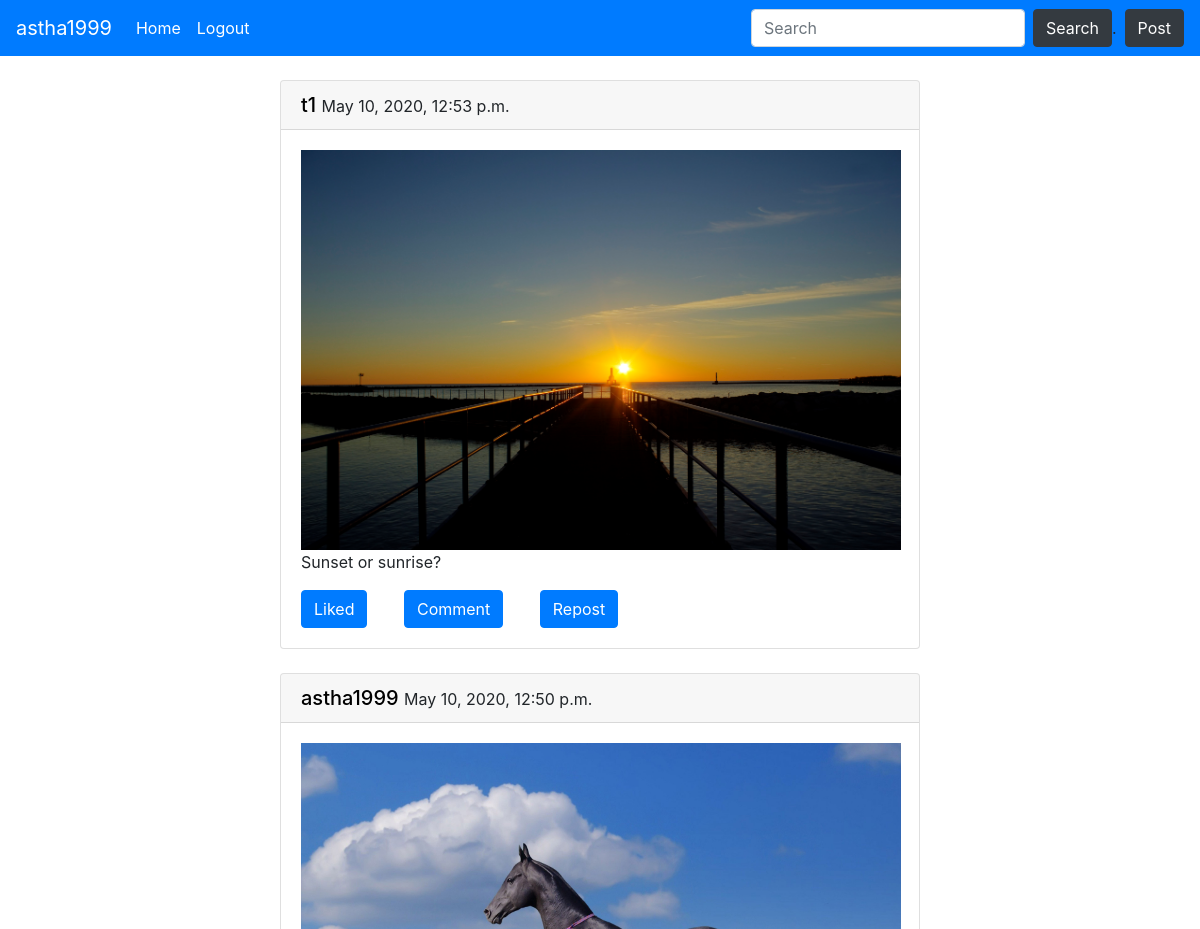
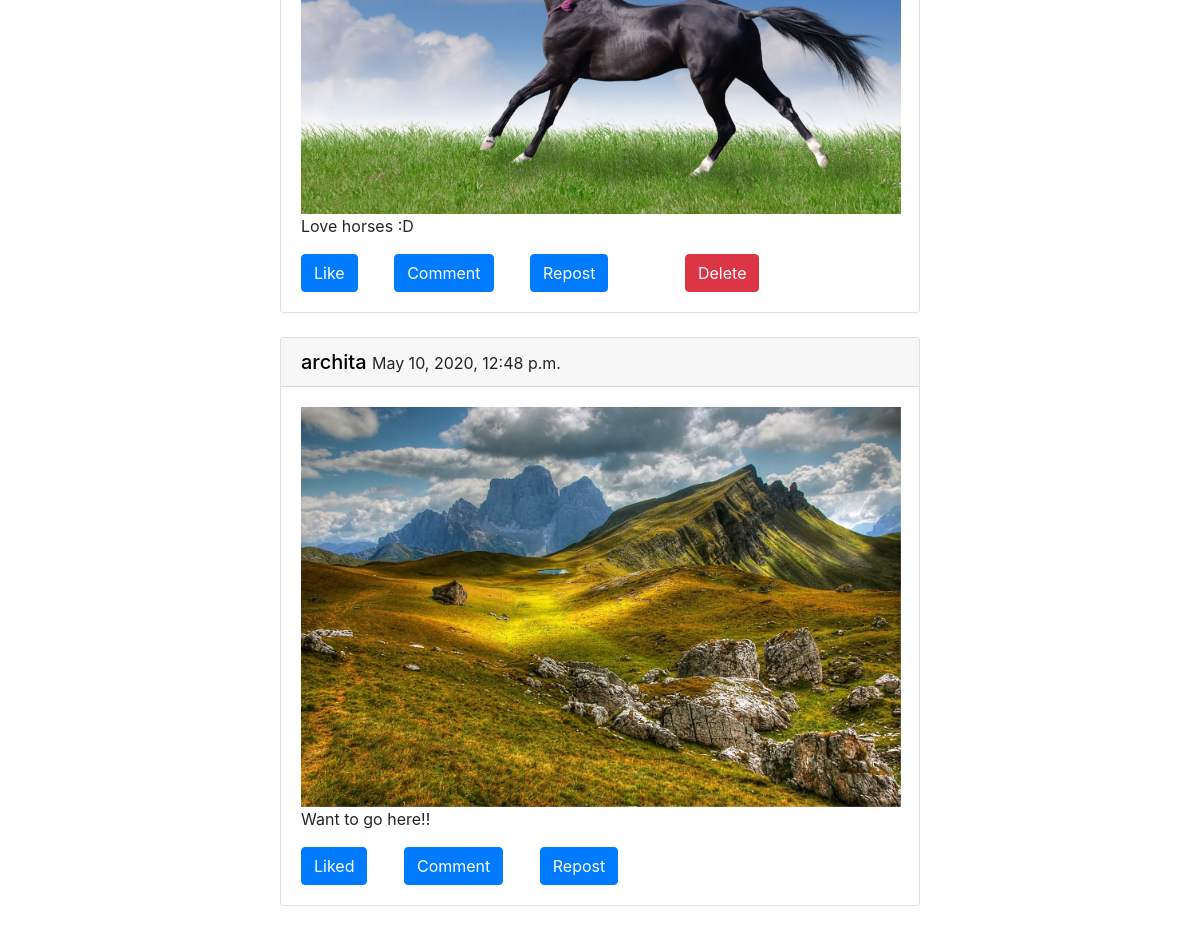
/feed/ (signed in), run on the app's committed database (2 pictures, top to bottom).
### userfeed/models.py (models this page shows, shortened)
class Post(models.Model):
    user=models.ForeignKey(User,on_delete=models.CASCADE)       #user who posts th Post
    caption= models.CharField(max_length=200)
    image = models.ImageField(upload_to="Posts")
    date=models.DateTimeField(auto_now_add=True)

### userfeed/views.py (the view)
# urls.py: path('',views.userHome,name="userhome"),
def userHome(request):
    posts = Post.objects.all().order_by('-pk')
    likedPost = []
    for post in posts:
        isLiked=Like.objects.filter(post=post,user=request.user)
        if isLiked:
            likedPost.append(post)
    data = {
        'posts':posts,
        'likedPost':likedPost
    }
    return render(request,'userfeed/userfeed.html',data)

### templates/userfeed/userfeed.html (shortened to what this page needs)
{% extends 'base.html' %}
{% block nav_btnl %}.
<button type="button" class="btn btn-dark my-2 my-sm-0 ml-2" data-toggle="modal" data-target=".bd-post-modal-lg">Post</button>
{% endblock nav_btnl %}
{% block body %}
{% for post in posts %}
<div class="container my-4" id="post-box">
    <div class="card">
        <h5 class="card-header"><a href="{% url 'userprofile' post.user %}" style="color:black;"> {{post.user}} </a><small>{{post.date}}</small></h5>
        <div class="card-body">
            <img src = "{{post.image.url}}" alt="image" id="post_image">
            <p class="card-text">{{post.caption}}</p>
            <button class="btn btn-primary mr-4 like" id="{{post.id}}">
            {% if post in likedPost %}
                <a href="{% url 'likepost' %}" style="color:white;" id="likeText ">Liked</a></button>
            {% else %}
                 <a href="{% url 'likepost' %}" style="color:white;" id="likeText">Like</a></button>
            {% endif %}
            <button class="btn btn-primary mx-2" type="submit">Comment</button>
            <button class="btn btn-primary mx-4" type="submit">Repost</button>
            {% if request.user == post.user %}
                <a class="btn btn-danger ml-5" href="{% url 'delPost' post.id %}">Delete</a>
            {% endif %}
        </div>
    </div>
</div>
{% endfor %}
{% endblock body %}

### templates/base.html (shortened to what this page needs)
<html>
    <head>
        <link rel="stylesheet" href="https://stackpath.bootstrapcdn.com/bootstrap/4.4.1/css/bootstrap.min.css">
    </head>
    <body>
        <nav class="navbar navbar-expand-lg navbar-dark bg-primary">
            {% if request.user.is_authenticated %}
                <a class="navbar-brand" href="{% url 'userprofile' request.user %}">{{request.user}}</a>
            {% else %}
              <a class="navbar-brand" href="#">WebSocial</a>
            {% endif %}
            <div class="collapse navbar-collapse" id="navbarSupportedContent">
                <ul class="navbar-nav mr-auto">
                  {% if request.user.is_authenticated %}
                    <li class="nav-item active">
                      <a class="nav-link" href="/feed">Home <span class="sr-only">(current)</span></a>
                    </li>
                    <li class="nav-item active">
                      <a class="nav-link" href="/logout">Logout <span class="sr-only">(current)</span></a>
                    </li>
                    {% endif %}
                </ul>
                <form class="form-inline my-2 my-lg-0">
                  <input class="form-control mr-sm-2" type="search" placeholder="Search" aria-label="Search">
                  <button class="btn btn-dark my-2 my-sm-0 " type="submit">Search</button>
                </form>
              </div>
              {% block nav_btnl %}
              {% endblock nav_btnl %}
          </nav>
        {% block body %}
        {% endblock body %}
    </body>
</html>

### data on the page
Post: user "t1", date "May 10, 2020, 12:53 p.m.", image (picture), caption "Sunset or sunrise?", shows "Liked"
Post: user "astha1999", date "May 10, 2020, 12:50 p.m.", image (picture), caption "Love horses :D", shows "Like", shows "Delete"
Post: user "archita", date "May 10, 2020, 12:48 p.m.", image (picture), caption "Want to go here!!", shows "Liked"

### other printed values
{{ request.user }} "astha1999"
